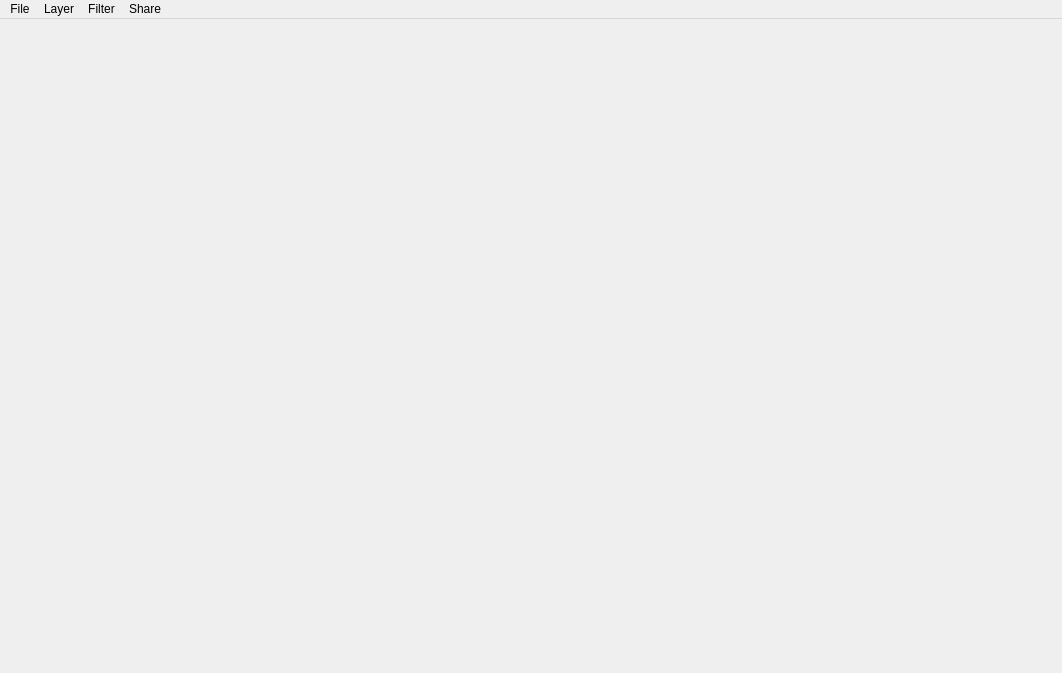
<?xml version="1.0" encoding="UTF-8"?>
<ui version="4.0">
 <class>MainWindow</class>
 <widget class="QMainWindow" name="MainWindow">
  <property name="geometry">
   <rect>
    <x>0</x>
    <y>0</y>
    <width>1062</width>
    <height>673</height>
   </rect>
  </property>
  <property name="palette">
   <palette>
    <active>
     <colorrole role="Button">
      <brush brushstyle="SolidPattern">
       <color alpha="255">
        <red>255</red>
        <green>255</green>
        <blue>255</blue>
       </color>
      </brush>
     </colorrole>
    </active>
    <inactive>
     <colorrole role="Button">
      <brush brushstyle="SolidPattern">
       <color alpha="255">
        <red>255</red>
        <green>255</green>
        <blue>255</blue>
       </color>
      </brush>
     </colorrole>
    </inactive>
    <disabled>
     <colorrole role="Button">
      <brush brushstyle="SolidPattern">
       <color alpha="255">
        <red>255</red>
        <green>255</green>
        <blue>255</blue>
       </color>
      </brush>
     </colorrole>
    </disabled>
   </palette>
  </property>
  <property name="windowTitle">
   <string>MainWindow</string>
  </property>
  <property name="autoFillBackground">
   <bool>false</bool>
  </property>
  <widget class="QWidget" name="centralwidget">
   <widget class="QWidget" name="gridLayoutWidget">
    <property name="geometry">
     <rect>
      <x>809</x>
      <y>0</y>
      <width>251</width>
      <height>651</height>
     </rect>
    </property>
    <layout class="QGridLayout" name="gridLayout"/>
   </widget>
  </widget>
  <widget class="QMenuBar" name="menuBar">
   <property name="geometry">
    <rect>
     <x>0</x>
     <y>0</y>
     <width>1062</width>
     <height>26</height>
    </rect>
   </property>
   <widget class="QMenu" name="menuFile">
    <property name="title">
     <string>File</string>
    </property>
    <addaction name="actionNew_FIle"/>
    <addaction name="actionOpen"/>
    <addaction name="separator"/>
    <addaction name="actionCrop_Resize"/>
    <addaction name="actionCanvas_Information"/>
    <addaction name="actionFlip_Horizontal"/>
    <addaction name="actionFlip_Vertical"/>
    <addaction name="separator"/>
    <addaction name="actionSave"/>
    <addaction name="actionSave_As"/>
   </widget>
   <widget class="QMenu" name="menuFilter">
    <property name="title">
     <string>Filter</string>
    </property>
   </widget>
   <widget class="QMenu" name="menuLayer">
    <property name="title">
     <string>Layer</string>
    </property>
    <addaction name="actionClear_Layer"/>
   </widget>
   <widget class="QMenu" name="menuShare">
    <property name="title">
     <string>Share</string>
    </property>
    <addaction name="actionExport_Image"/>
    <addaction name="actionExport_JPEG"/>
    <addaction name="actionExport_PDF"/>
    <addaction name="actionExport_PSD"/>
   </widget>
   <addaction name="menuFile"/>
   <addaction name="menuLayer"/>
   <addaction name="menuFilter"/>
   <addaction name="menuShare"/>
  </widget>
  <action name="actionNew_FIle">
   <property name="text">
    <string>New Canvas</string>
   </property>
  </action>
  <action name="actionOpen">
   <property name="text">
    <string>Open Canvas</string>
   </property>
  </action>
  <action name="actionCrop_Resize">
   <property name="text">
    <string>Crop/Resize</string>
   </property>
  </action>
  <action name="actionCanvas_Information">
   <property name="text">
    <string>Canvas Information</string>
   </property>
  </action>
  <action name="actionFlip_Horizontal">
   <property name="text">
    <string>Flip Horizontal</string>
   </property>
  </action>
  <action name="actionFlip_Vertical">
   <property name="text">
    <string>Flip Vertical</string>
   </property>
  </action>
  <action name="actionSave">
   <property name="text">
    <string>Save</string>
   </property>
  </action>
  <action name="actionSave_As">
   <property name="text">
    <string>Save As</string>
   </property>
  </action>
  <action name="actionExport_Image">
   <property name="text">
    <string>Export PNG</string>
   </property>
  </action>
  <action name="actionExport_JPEG">
   <property name="text">
    <string>Export JPEG</string>
   </property>
  </action>
  <action name="actionExport_PDF">
   <property name="text">
    <string>Export PDF</string>
   </property>
  </action>
  <action name="actionExport_PSD">
   <property name="text">
    <string>Export PSD</string>
   </property>
  </action>
  <action name="actionClear_Layer">
   <property name="text">
    <string>Clear Layer</string>
   </property>
  </action>
  <action name="actionResize">
   <property name="text">
    <string>Resize</string>
   </property>
  </action>
 </widget>
 <resources/>
 <connections/>
</ui>
